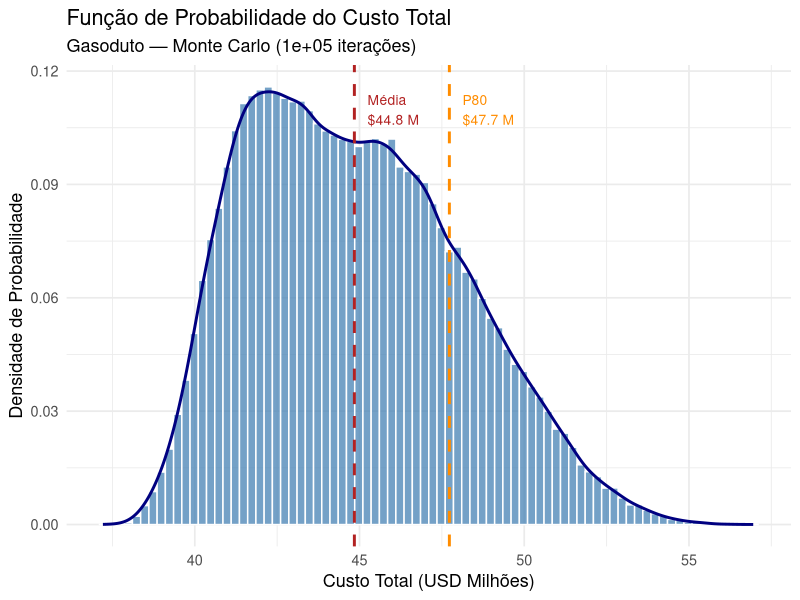
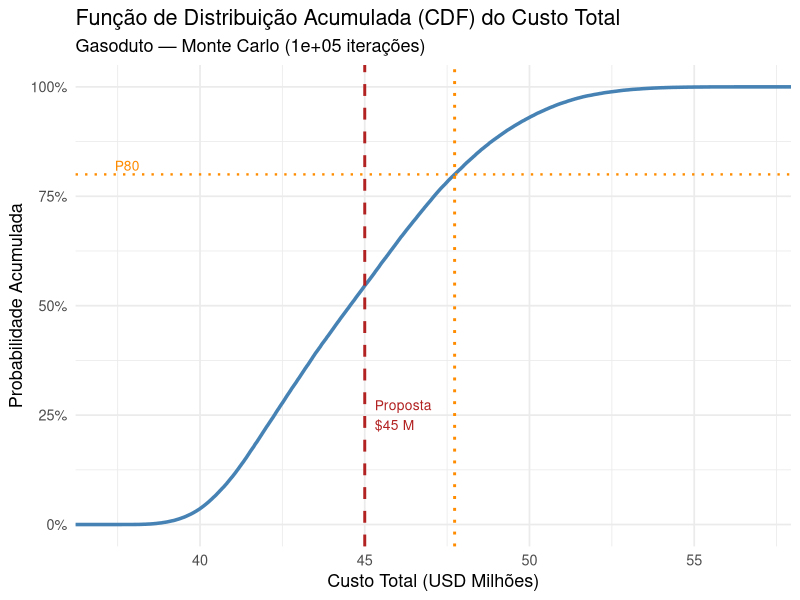
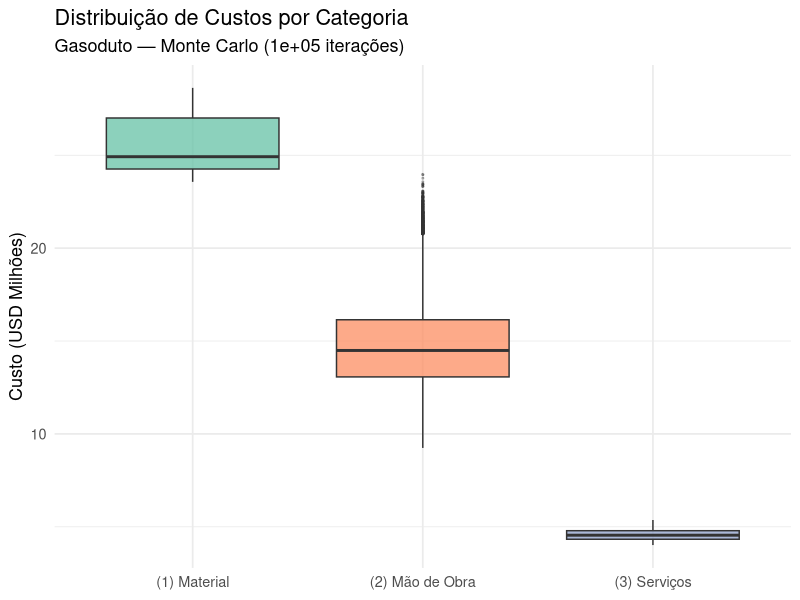

Reproduce these figures in R, in order.
# ==============================================================================
# MODELO DE RISCO - CUSTO DE PROJETO DE GASODUTO
# ==============================================================================
# Descrição : Simulação Monte Carlo para estimativa do custo total de
#             construção de um gasoduto, considerando:
#               - Incerteza na rota (preferida vs. alternativa)
#               - Incerteza nos itens de custo (distribuições triangulares)
# Estrutura : Custos organizados em três categorias:
#               (1) Material  (2) Mão de obra  (3) Serviços
# ==============================================================================


# ==============================================================================
# 0. PACOTES NECESSÁRIOS
# ==============================================================================
library(ggplot2)   # visualizações
library(scales)    # formatação de eixos (percent, dollar)


# ==============================================================================
# 1. CONSTANTES DO PROBLEMA  —  origem: especificação do projeto
#    (NÃO misturar com variáveis de simulação; toda alteração do escopo
#     deve ocorrer APENAS nesta seção)
# ==============================================================================

# --- Geometria das rotas ---
ROTA_PREFERIDA_KM    <- 260    # Extensão da rota preferida     (km)
ROTA_ALTERNATIVA_KM  <- 290    # Extensão da rota alternativa   (km)

# --- Incerteza sobre a probabilidade de usar a rota alternativa ---
PROB_ROTA_ALT_MIN    <- 0.35   # Limite inferior da probabilidade
PROB_ROTA_ALT_MAX    <- 0.45   # Limite superior da probabilidade

# --- Geometria da tubulação ---
COMPRIMENTO_SECAO_M  <- 8      # Comprimento de cada seção de tubo (m)

# ------------------------------------------------------------------------------
# Parâmetros das distribuições triangulares: vetor c(min, moda, max)
# ------------------------------------------------------------------------------

# (1) MATERIAL
TUB    <- c(min =  725,    moda =  740,    max =  790)   # Custo da tubulação      ($/seção 8m)

# (2) MÃO DE OBRA
VALA   <- c(min =   12,    moda =   16,    max =   25)   # Tempo para cavar vala   (hh/seção 8m)
MO     <- c(min =   17,    moda =   18.5,  max =   23)   # Custo de mão de obra    ($/hora)
SOLD   <- c(min =    4,    moda =    4.5,  max =    5)   # Tempo de soldagem       (horas/junção)

# (3) SERVIÇOS
TRANS  <- c(min =    6.1,  moda =    6.6,  max =    7.4) # Transporte da tubulação ($/seção 8m)
FILT   <- c(min = 165000,  moda = 173000,  max = 188000) # Sistema de filtragem    ($, custo fixo)
ACAB   <- c(min =  14000,  moda =  15000,  max =  17000) # Acabamento              ($/km)


# ==============================================================================
# 2. PARÂMETROS DE SIMULAÇÃO
# ==============================================================================
N_SIM   <- 100000   # Número de iterações Monte Carlo
SEMENTE <- 42       # Semente aleatória para reprodutibilidade


# ==============================================================================
# 3. FUNÇÕES AUXILIARES
# ==============================================================================

#' Amostrador da distribuição triangular (método da inversão da CDF)
#'
#' @param n     Número de amostras desejadas
#' @param param Vetor nomeado c(min, moda, max)
#' @return      Vetor numérico de comprimento n
rtriangular <- function(n, param) {
  a  <- param["min"]
  b  <- param["moda"]
  cc <- param["max"]
  u  <- runif(n)
  Fc <- (b - a) / (cc - a)          # probabilidade acumulada na moda
  ifelse(
    u < Fc,
    a  + sqrt(u       * (cc - a) * (b  - a)),   # ramo crescente
    cc - sqrt((1 - u) * (cc - a) * (cc - b))    # ramo decrescente
  )
}


# ==============================================================================
# 4. SIMULAÇÃO MONTE CARLO
# ==============================================================================
set.seed(SEMENTE)

# --- 4.1  Rota utilizada (variável discreta com probabilidade incerta) --------
#
#  A probabilidade de usar a rota alternativa é ela mesma incerta:
#  modelada como Uniforme(PROB_ROTA_ALT_MIN, PROB_ROTA_ALT_MAX).
#  Para cada iteração, primeiro sorteamos a probabilidade e depois
#  decidimos qual rota é usada — capturando tanto a incerteza epistêmica
#  (não sabemos a probabilidade exata) quanto a aleatória (evento em si).

p_rota_alt <- runif(N_SIM, PROB_ROTA_ALT_MIN, PROB_ROTA_ALT_MAX)
usa_alt    <- runif(N_SIM) < p_rota_alt
rota_km    <- ifelse(usa_alt, ROTA_ALTERNATIVA_KM, ROTA_PREFERIDA_KM)

# --- 4.2  Geometria derivada da rota -----------------------------------------
n_secoes  <- rota_km * 1000 / COMPRIMENTO_SECAO_M   # número de seções de 8 m
n_juncoes <- n_secoes - 1                            # junções soldadas

# --- 4.3  Amostragem dos itens de custo --------------------------------------

# (1) Material
c_tubulacao  <- rtriangular(N_SIM, TUB)    # $/seção

# (2) Mão de obra  —  custo/hora é compartilhado entre vala e soldagem
c_mo         <- rtriangular(N_SIM, MO)     # $/hora
t_vala       <- rtriangular(N_SIM, VALA)   # hh/seção
t_soldagem   <- rtriangular(N_SIM, SOLD)   # horas/junção

# (3) Serviços
c_transporte <- rtriangular(N_SIM, TRANS)  # $/seção
c_filtragem  <- rtriangular(N_SIM, FILT)   # $ (fixo, independente da rota)
c_acabamento <- rtriangular(N_SIM, ACAB)   # $/km


# --- 4.4  Custo por categoria -------------------------------------------------

# (1) MATERIAL
custo_material  <- n_secoes * c_tubulacao

# (2) MÃO DE OBRA
custo_vala      <- n_secoes  * t_vala     * c_mo
custo_solda     <- n_juncoes * t_soldagem * c_mo
custo_mao_obra  <- custo_vala + custo_solda

# (3) SERVIÇOS
custo_transp_total <- n_secoes * c_transporte
custo_servicos     <- custo_transp_total + c_filtragem + rota_km * c_acabamento

# CUSTO TOTAL
custo_total <- custo_material + custo_mao_obra + custo_servicos


# ==============================================================================
# 5. RESULTADOS
# ==============================================================================

# Função auxiliar de formatação
fmt_usd <- function(x) formatC(x, format = "f", digits = 0, big.mark = ",")

# --- 5.1  Estatísticas do custo total ----------------------------------------
cat("\n")
cat("================================================================\n")
cat("   ESTATÍSTICAS DO CUSTO TOTAL  (USD)\n")
cat("================================================================\n")
stats_total <- c(
  "Mínimo"        = min(custo_total),
  "P10"           = quantile(custo_total, 0.10),
  "P25"           = quantile(custo_total, 0.25),
  "Média"         = mean(custo_total),
  "Mediana (P50)" = median(custo_total),
  "P75"           = quantile(custo_total, 0.75),
  "P80"           = quantile(custo_total, 0.80),
  "P90"           = quantile(custo_total, 0.90),
  "Máximo"        = max(custo_total),
  "Desvio Padrão" = sd(custo_total)
)
for (nm in names(stats_total)) {
  cat(sprintf("   %-15s  $ %s\n", nm, fmt_usd(stats_total[nm])))
}
cat("================================================================\n\n")

# --- 5.2  Contribuição por categoria -----------------------------------------
cat("================================================================\n")
cat("   CUSTO MÉDIO POR CATEGORIA  (USD)\n")
cat("================================================================\n")
medias <- c(
  "(1) Material"   = mean(custo_material),
  "(2) Mão de obra"= mean(custo_mao_obra),
  "(3) Serviços"   = mean(custo_servicos)
)
total_medio <- sum(medias)
for (nm in names(medias)) {
  pct <- 100 * medias[nm] / total_medio
  cat(sprintf("   %-18s  $ %s  (%5.1f%%)\n", nm, fmt_usd(medias[nm]), pct))
}
cat(sprintf("   %-18s  $ %s\n", "TOTAL", fmt_usd(total_medio)))
cat("================================================================\n\n")

# --- 5.3  Questão 2: perspectiva do PROPONENTE -------------------------------
#
#  Prática usual em risk management:
#    - Preço proposto = P80  (80% de chance de não ter prejuízo)
#    - Contingência   = P80 − Valor Esperado

preco_proposto <- quantile(custo_total, 0.80)
valor_esperado <- mean(custo_total)
contingencia   <- preco_proposto - valor_esperado

cat("================================================================\n")
cat("   PERSPECTIVA DO PROPONENTE\n")
cat("================================================================\n")
cat(sprintf("   Valor esperado (média):  $ %s\n",   fmt_usd(valor_esperado)))
cat(sprintf("   Preço proposto  (P80):   $ %s\n",   fmt_usd(preco_proposto)))
cat(sprintf("   Contingência (P80 − E):  $ %s\n",   fmt_usd(contingencia)))
cat(sprintf("   Contingência / Média:       %.1f%%\n",
            100 * contingencia / valor_esperado))
cat("================================================================\n\n")

# --- 5.4  Questão 3: perspectiva do CONTRATANTE ------------------------------
#
#  Como contratante, aceitar uma proposta a preço fixo de $45 M significa
#  assumir o risco de que o custo real supere esse valor.

proposta <- 45e6
prob_excede  <- mean(custo_total > proposta)
prob_cobre   <- 1 - prob_excede

cat("================================================================\n")
cat("   PERSPECTIVA DO CONTRATANTE  —  proposta: USD $45,000,000\n")
cat("================================================================\n")
cat(sprintf("   P(custo ≤ $45 M):  %5.1f%%\n", 100 * prob_cobre))
cat(sprintf("   P(custo >  $45 M): %5.1f%%\n", 100 * prob_excede))
cat(sprintf("   $45 M corresponde ao percentil %.0f do custo\n",
            100 * ecdf(custo_total)(proposta)))

if (prob_excede > 0.20) {
  cat("   Recomendação: REJEITAR — probabilidade de prejuízo elevada (>20%)\n")
} else if (prob_excede > 0.10) {
  cat("   Recomendação: NEGOCIAR — risco moderado; buscar ajuste de preço\n")
} else {
  cat("   Recomendação: ACEITAR — risco de prejuízo aceitável (<10%)\n")
}
cat("================================================================\n\n")


# ==============================================================================
# 6. VISUALIZAÇÕES
# ==============================================================================

custo_M <- custo_total / 1e6   # custo em USD milhões (facilita leitura dos eixos)

PASTA <- "C:/Users/DavidCubric/Documents/lista02Risco"

# --- 6.1  PDF: histograma + curva de densidade --------------------------------
p1 <- ggplot(data.frame(c = custo_M), aes(x = c)) +
  geom_histogram(aes(y = after_stat(density)), bins = 80,
                 fill = "steelblue", color = "white", alpha = 0.75) +
  geom_density(color = "navy", linewidth = 1) +
  geom_vline(xintercept = mean(custo_M),
             color = "firebrick", linetype = "dashed", linewidth = 1) +
  geom_vline(xintercept = quantile(custo_M, 0.80),
             color = "darkorange", linetype = "dashed", linewidth = 1) +
  annotate("text",
           x = mean(custo_M) + 0.4, y = Inf,
           label = sprintf("Média\n$%.1f M", mean(custo_M)),
           color = "firebrick", vjust = 2, hjust = 0, size = 3.5) +
  annotate("text",
           x = quantile(custo_M, 0.80) + 0.4, y = Inf,
           label = sprintf("P80\n$%.1f M", quantile(custo_M, 0.80)),
           color = "darkorange", vjust = 2, hjust = 0, size = 3.5) +
  labs(
    title    = "Função de Probabilidade do Custo Total",
    subtitle = sprintf("Gasoduto — Monte Carlo (%s iterações)", format(N_SIM, big.mark = ".")),
    x = "Custo Total (USD Milhões)",
    y = "Densidade de Probabilidade"
  ) +
  theme_minimal(base_size = 13)
ggsave(file.path(PASTA, "grafico1_PDF.png"), plot = p1, width = 10, height = 6, dpi = 150)

# --- 6.2  CDF acumulada -------------------------------------------------------
p2 <- ggplot(data.frame(c = custo_M), aes(x = c)) +
  stat_ecdf(color = "steelblue", linewidth = 1.2) +
  geom_vline(xintercept = 45,
             color = "firebrick", linetype = "dashed", linewidth = 1) +
  geom_vline(xintercept = quantile(custo_M, 0.80),
             color = "darkorange", linetype = "dotted", linewidth = 1) +
  geom_hline(yintercept = 0.80,
             color = "darkorange", linetype = "dotted", linewidth = 0.8) +
  annotate("text",
           x = 45.3, y = 0.25,
           label = "Proposta\n$45 M", color = "firebrick",
           hjust = 0, size = 3.5) +
  annotate("text",
           x = min(custo_M) + 0.2, y = 0.82,
           label = "P80", color = "darkorange", hjust = 0, size = 3.5) +
  scale_y_continuous(labels = percent_format(accuracy = 1)) +
  labs(
    title    = "Função de Distribuição Acumulada (CDF) do Custo Total",
    subtitle = sprintf("Gasoduto — Monte Carlo (%s iterações)", format(N_SIM, big.mark = ".")),
    x = "Custo Total (USD Milhões)",
    y = "Probabilidade Acumulada"
  ) +
  theme_minimal(base_size = 13)
ggsave(file.path(PASTA, "grafico2_CDF.png"), plot = p2, width = 10, height = 6, dpi = 150)

# --- 6.3  Boxplot comparativo por categoria ----------------------------------
df_cat <- data.frame(
  Categoria = factor(
    rep(c("(1) Material", "(2) Mão de Obra", "(3) Serviços"), each = N_SIM),
    levels = c("(1) Material", "(2) Mão de Obra", "(3) Serviços")
  ),
  Custo_M = c(custo_material, custo_mao_obra, custo_servicos) / 1e6
)

p3 <- ggplot(df_cat, aes(x = Categoria, y = Custo_M, fill = Categoria)) +
  geom_boxplot(alpha = 0.75, outlier.size = 0.4, outlier.alpha = 0.3) +
  scale_fill_brewer(palette = "Set2") +
  labs(
    title    = "Distribuição de Custos por Categoria",
    subtitle = sprintf("Gasoduto — Monte Carlo (%s iterações)", format(N_SIM, big.mark = ".")),
    x = NULL,
    y = "Custo (USD Milhões)"
  ) +
  theme_minimal(base_size = 13) +
  theme(legend.position = "none")
ggsave(file.path(PASTA, "grafico3_boxplot.png"), plot = p3, width = 10, height = 6, dpi = 150)

cat("\nGráficos salvos em:\n")
cat(sprintf("  %s/grafico1_PDF.png\n", PASTA))
cat(sprintf("  %s/grafico2_CDF.png\n", PASTA))
cat(sprintf("  %s/grafico3_boxplot.png\n", PASTA))
